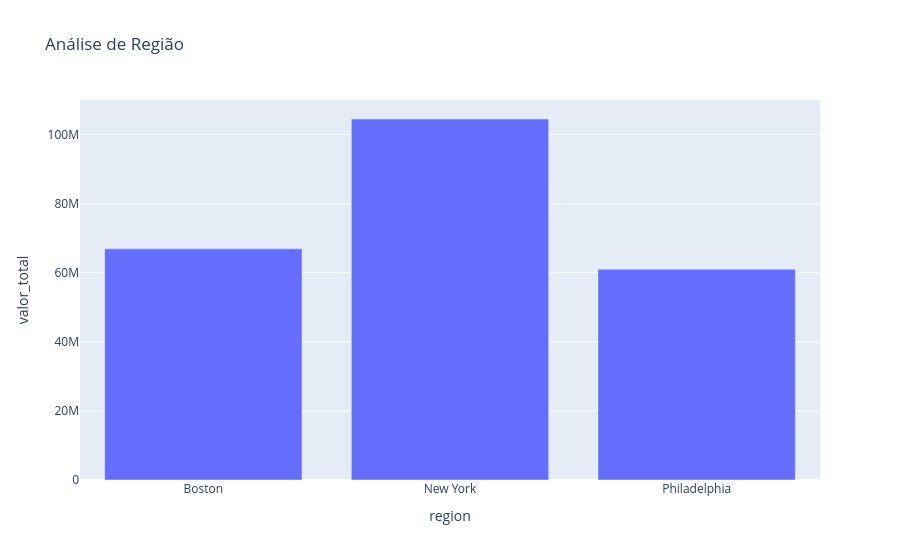

Source (notebook cell):
### Code cell
# Dashboard 5: Análise de Região
region_sales = sales_data.groupby('region')['valor_total'].sum().reset_index()
fig5 = px.bar(region_sales, x='region', y='valor_total', title='Análise de Região')
fig5.show()

### Figure 1 — Plotly figure (JSON) as saved in the notebook; plotly's stock layout.template omitted (floating-point values rounded to 4 significant figures)
{"data": [{"alignmentgroup": "True", "hovertemplate": "region=%{x}<br>valor_total=%{y}<extra></extra>", "legendgroup": "", "marker": {"color": "#636efa", "pattern": {"shape": ""}}, "name": "", "offsetgroup": "", "orientation": "v", "showlegend": false, "textposition": "auto", "type": "bar", "x": ["Boston", "New York", "Philadelphia"], "xaxis": "x", "y": [66920000.0, 104500000.0, 61020000.0], "yaxis": "y"}], "layout": {"autosize": true, "barmode": "relative", "legend": {"tracegroupgap": 0}, "title": {"text": "Análise de Região"}, "xaxis": {"anchor": "y", "autorange": true, "domain": [0, 1], "range": [-0.5, 2.5], "title": {"text": "region"}, "type": "category"}, "yaxis": {"anchor": "x", "autorange": true, "domain": [0, 1], "range": [0, 110000000.0], "title": {"text": "valor_total"}, "type": "linear"}}}
